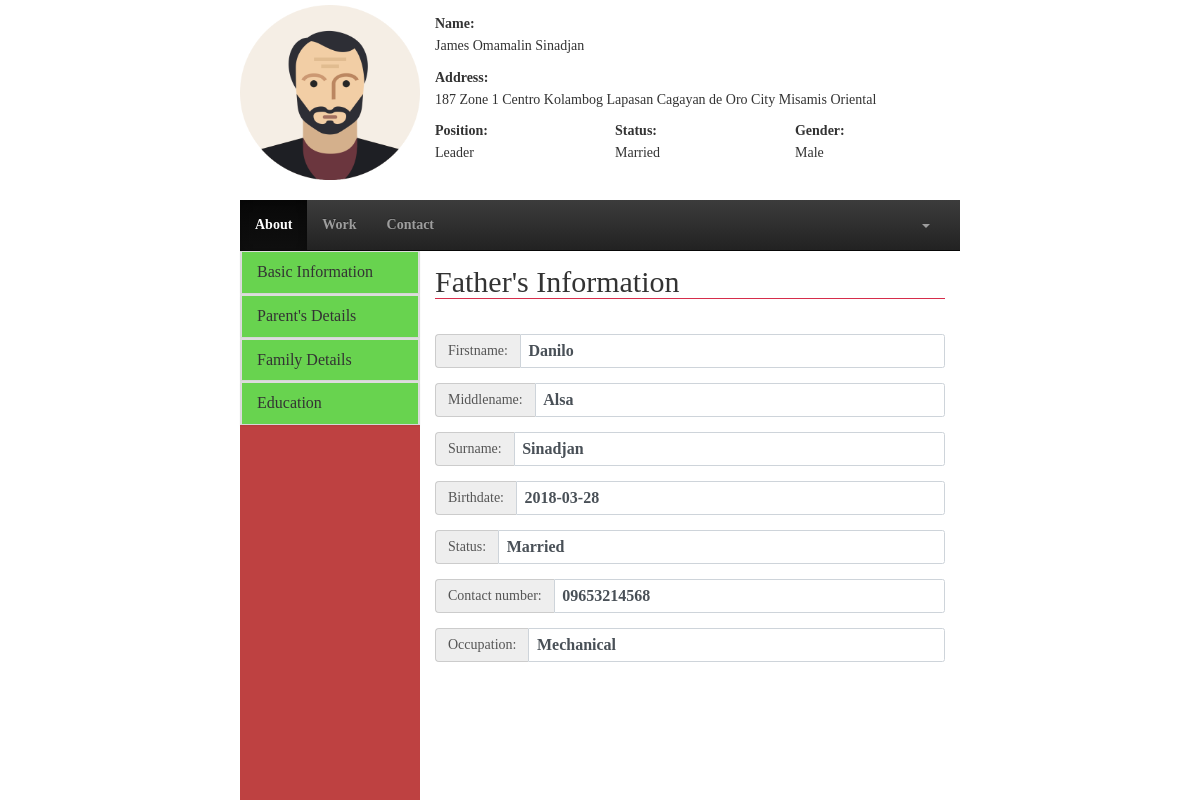
The page /user/about_father.php?id=6 (signed in) on the database as committed earlier.
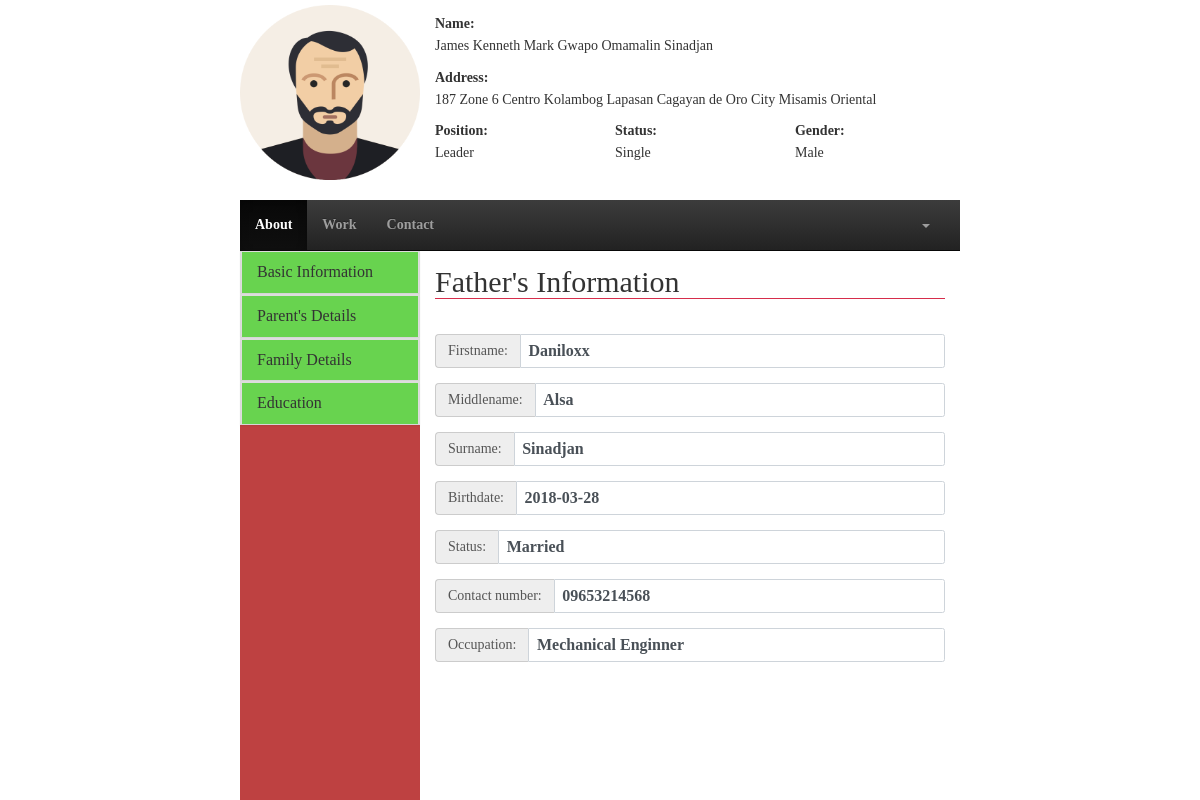
The same page on the database as committed later.
### tables this page shows
CREATE TABLE `current_address` (
  `staff_id` bigint(20) DEFAULT NULL,
  `addOne` varchar(50) DEFAULT NULL,
  `addTwo` varchar(50) DEFAULT NULL,
  `addTre` varchar(50) DEFAULT NULL,
  `state` varchar(50) NOT NULL,
  `city` varchar(50) NOT NULL,
  `country` varchar(50) NOT NULL,
  `postCode` int(11) NOT NULL
);

CREATE TABLE `staff` (
  `staff_id` bigint(20) NOT NULL,
  `fname` varchar(50) NOT NULL,
  `mname` varchar(50) DEFAULT NULL,
  `lname` varchar(50) NOT NULL,
  `birthdate` date NOT NULL,
  `cellnum` varchar(50) NOT NULL,
  `telnum` varchar(50) DEFAULT NULL,
  `email` varchar(50) NOT NULL,
  `status` varchar(50) NOT NULL,
  `gender` varchar(50) NOT NULL,
  `type` varchar(50) NOT NULL,
  `position` varchar(50) NOT NULL,
  `password` varchar(50) NOT NULL
);

CREATE TABLE `family_details` (
  `staff_id` bigint(20) DEFAULT NULL,
  `fathers_fname` varchar(50) DEFAULT NULL,
  `fathers_mname` varchar(50) NOT NULL,
  `fathers_lname` varchar(50) NOT NULL,
  `mothers_fname` varchar(50) DEFAULT NULL,
  `mothers_mname` varchar(50) NOT NULL,
  `mothers_lname` varchar(50) NOT NULL,
  `fathers_birthdate` date DEFAULT NULL,
  `mothers_birthdate` date DEFAULT NULL,
  `fathers_occupation` varchar(50) NOT NULL,
  `mothers_occupation` varchar(50) NOT NULL,
  `fathers_contnum` varchar(50) NOT NULL,
  `mothers_contnum` varchar(50) NOT NULL,
  `status` varchar(50) NOT NULL,
  `siblings` int(11) DEFAULT NULL,
  `spouse_fname` varchar(50) DEFAULT NULL,
  `spouse_mname` varchar(50) NOT NULL,
  `spouse_lname` varchar(50) NOT NULL,
  `spouse_birthdate` date NOT NULL,
  `spouse_contnum` varchar(50) NOT NULL,
  `spouse_occupation` varchar(50) NOT NULL,
  `numOfChildren` int(11) DEFAULT NULL
);

### user/about_father.php (the view, shortened to what this page needs)
<!DOCTYPE html>
<html lang="en">
	<head>
		<link rel="stylesheet" href="css/bootstrap.css">
		<link rel="stylesheet" href="css/stylesheet.css">
		<link rel="stylesheet" href="css/bootstrap-theme.css">
	</head>
	<body>
		<div class="row-3">
			<div class="container-sides">
				<div class="col-12">
					<?php
						$space = " ";
						$id = $_GET['id'];
						include_once("action/session.php");
						$query = "SELECT staff.staff_id, staff.fname, staff.mname, staff.lname, staff.status, staff.gender, staff.type, staff.position, staff.password, current_address.staff_id, current_address.addOne, current_address.addTwo, current_address.addTre, current_address.state, current_address.city FROM staff INNER JOIN current_address ON staff.staff_id = current_address.staff_id WHERE staff.staff_id = '$id'";
						$result = mysqli_query($connect,$query);
						if(mysqli_num_rows($result) > 0){
							while($row = mysqli_fetch_assoc($result)):
					?>
						<form action="">
							<div class="col-3 text-center">
								<img src="img/avatar.png" alt="" style="width:180px;height: 180px;padding-top: 5px; ">
							</div>
							<div class="col-9">
								<div class="row-4">
									<div class="container">
										<label>Name:</label>
										<h5><?php echo $row['fname'].$space.$row['mname'].$space.$row['lname'] ?></h5>
									</div>
								</div>
								<div class="row-4">
									<div class="container">
										<label>Address:</label>
										<h5><?php echo $row['addOne'].$space.$row['addTwo'].$space.$row['addTre'].$space.$row['city'].$space.$row['state'] ?></h5>
									</div>
								</div>
								<div class="row-4">
									<div class="col-4 container">
										<label>Position:</label>
										<h5><?php echo $row['position'] ?></h5>
									</div>
									<div class="col-4 container">
										<label>Status:</label>
										<h5><?php echo $row['status'] ?></h5>
									</div>
									<div class="col-4 container">
										<label>Gender:</label>
										<h5><?php echo $row['gender'] ?></h5>
									</div>
								</div>
							</div>
						</form>
					<?php endwhile;} ?>
				</div>
			</div>
		</div>
		<div class="row-9">
			<div class="container-sides">
				<div class="col-12">
					<div class="row-1">
						<div class="">
							<nav class="navbar navbar-inverse navbar-static-top">
								<div class="collapse navbar-collapse navHeaderCollapse">
									<ul class="nav navbar-nav navbar-left">
										<li class="active"><a href="about_me.php<?php echo '?id='.$id.''?>">About</a></li>
										<li><a href="work_details.php<?php echo '?id='.$id.''?>">Work</a></li>
										<li><a href="contact_person.php<?php echo '?id='.$id.''?>">Contact</a></li>
									</ul>
									<ul class="nav navbar-nav navbar-right" style="margin-right: 15px;">
										<li>
											<a href="" class="dropdown-toggle" data-toggle="dropdown"><b class="caret"></b></a>
										</li>
									</ul>
								</div>
							</nav>
						</div>
					</div>
					<div class="row-11">
						<div class="col-3" style="background-color: #be4141;">
							<div class="panel-group">
								<div class="panel panel-default">
									<div class="panel panel-heading">
										<h4 class="panel-title"><a href="#collapse1" data-toggle="collapse">Basic Information</a></h4>
									</div>
								</div>
							</div>
							<div class="panel-group">
								<div class="panel panel-default">
									<div class="panel panel-heading">
										<h4 class="panel-title"><a href="#collapse2" data-toggle="collapse">Parent's Details</a></h4>
									</div>
								</div>
							</div>
							<div class="panel-group">
								<div class="panel panel-default">
									<div class="panel panel-heading">
										<h4 class="panel-title"><a href="#collapse3" data-toggle="collapse">Family Details</a></h4>
									</div>
								</div>
							</div>
							<div class="panel-group">
								<div class="panel panel-default">
									<div class="panel panel-heading">
										<h4 class="panel-title"><a href="#collapse4" data-toggle="collapse">Education</a></h4>
									</div>
								</div>
							</div>
						</div>
						<div class="col-9">
							<div class="row-12">
								<?php
									$id = $_GET['id'];
									include_once("action/session.php");
									$query = "SELECT * FROM family_details WHERE staff_id = '$id'";
									$result = mysqli_query($connect,$query);
									if(mysqli_num_rows($result) > 0){
										while($row = mysqli_fetch_assoc($result)):
								?>
									<form action="">
										<div class="container form-group">
											<legend><h2>Father's Information</h2></legend>
										</div>
										<div class="container form-group form-horizontal">
											<div class="inputGroupContainer">
												<div class="input-group">
													<span class="input-group-addon">Firstname:</span>
													<span class='form-control'><?php echo $row['fathers_fname'] ?></span>
												</div>
											</div>
										</div>
										<div class="container form-group form-horizontal">
											<div class="inputGroupContainer">
												<div class="input-group">
													<span class="input-group-addon">Middlename:</span>
													<span class='form-control'><?php echo $row['fathers_mname'] ?></span>
												</div>
											</div>
										</div>
										<div class="container form-group form-horizontal">
											<div class="inputGroupContainer">
												<div class="input-group">
													<span class="input-group-addon">Surname:</span>
													<span class='form-control'><?php echo $row['fathers_lname'] ?></span>
												</div>
											</div>
										</div>
										<div class="container form-group form-horizontal">
											<div class="inputGroupContainer">
												<div class="input-group">
													<span class="input-group-addon">Birthdate:</span>
													<span class='form-control'><?php echo $row['fathers_birthdate'] ?></span>
												</div>
											</div>
										</div>
										<div class="container form-group form-horizontal">
											<div class="inputGroupContainer">
												<div class="input-group">
													<span class="input-group-addon">Status:</span>
													<span class='form-control'><?php echo $row['status'] ?></span>
												</div>
											</div>
										</div>
										<div class="container form-group form-horizontal">
											<div class="inputGroupContainer">
												<div class="input-group">
													<span class="input-group-addon">Contact number:</span>
													<span class='form-control'><?php echo $row['fathers_contnum'] ?></span>
												</div>
											</div>
										</div>
										<div class="container form-group form-horizontal">
											<div class="inputGroupContainer">
												<div class="input-group">
													<span class="input-group-addon">Occupation:</span>
													<span class='form-control'><?php echo $row['fathers_occupation'] ?></span>
												</div>
											</div>
										</div>
									</form>
								<?php endwhile;} ?>
							</div>
						</div>
					</div>
				</div>
			</div>
		</div>
	</body>
</html>

### user/css/stylesheet.css (style rules this page uses)
.col-3 { width: 25%;height: 100%; }
.col-4 { width: 33.3333%;height: 100%; }
.col-9 { width: 75%;height: 100%; }
.col-12 { width: 100%;height: 100%; }
.row-1 { height: 8.3333%;width: 100%; }
.row-3 { height: 25%;width: 100%; }
.row-4 { height: 33.3333%;width: 100%; }
.row-9 { height: 75%;width: 100%; }
.row-11 { height: 91.6666%;width: 100%; }
.row-12 { height: 100%;width: 100%; }
.row-1, .row-2, .row-3, .row-4, .row-5, .row-6, .row-7, .row-8, .row-9, .row-10, .row-11, .row-12 { position: relative; float: left; }
.col-1, .col-2, .col-3, .col-4, .col-5, .col-6, .col-7, .col-8, .col-9, .col-10, .col-11, .col-12 { position: relative; float: left; }
html,body { height: 100% !important; width: 100% !important; font-family: masaya; font-weight: bold; }
.container-sides { width: 60%; height: 100%; margin-right: auto; margin-left: auto; }
* { padding: 0; margin: 0; text-decoration: none; list-style: none; line-height: 1.3; }
h1,h2,h3,h4,h5,h6 { padding: 0 !important; margin: 0 !important; }
a { color: inherit; text-decoration: none; list-style-type: none; }
label { display: inline-block; margin-bottom: .5rem; }
.text-center { text-align: center; }

Rows that differ between the two databases and show on the page:
changed current_address "Centro Kolambog": staff_id.fname "James" → "James Kenneth Mark Gwapo"; addOne "187 Zone 1" → "187 Zone 6"; staff_id.status "Married" → "Single"
changed family_details "Alsa": fathers_fname "Danilo" → "Daniloxx"; fathers_occupation "Mechanical" → "Mechanical Enginner"
